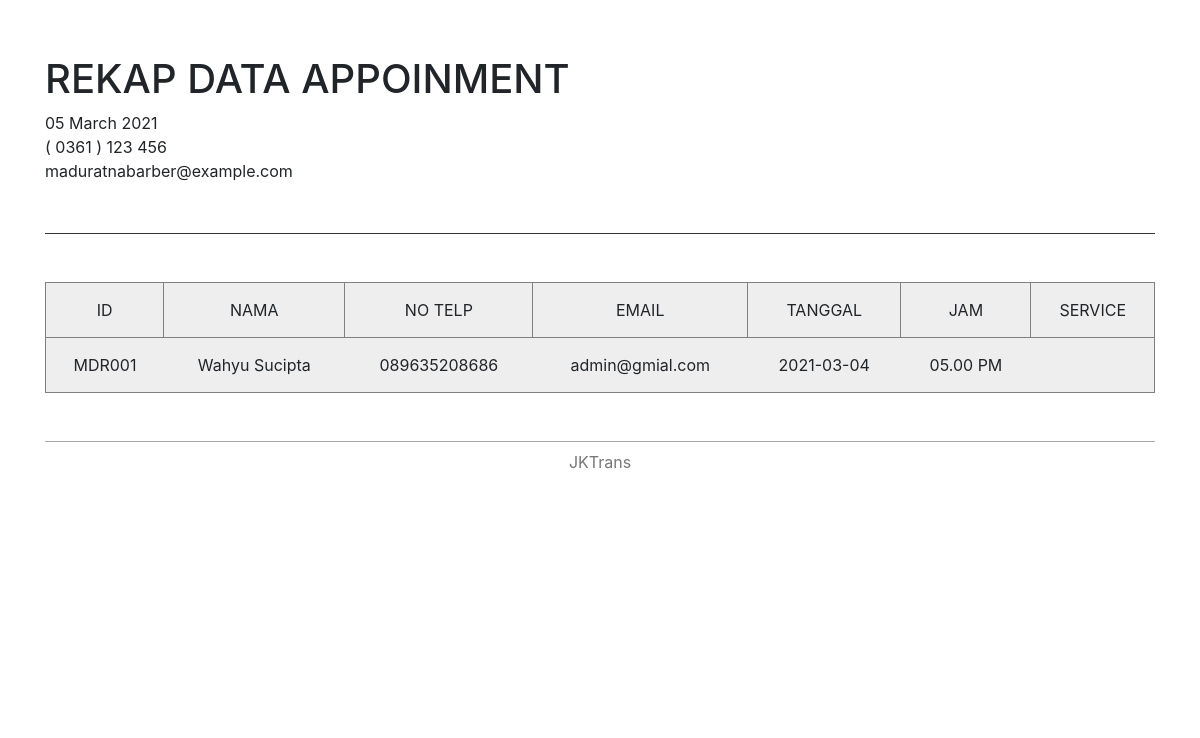
The page /admin/app/nota.php (signed in) on the database as committed earlier.
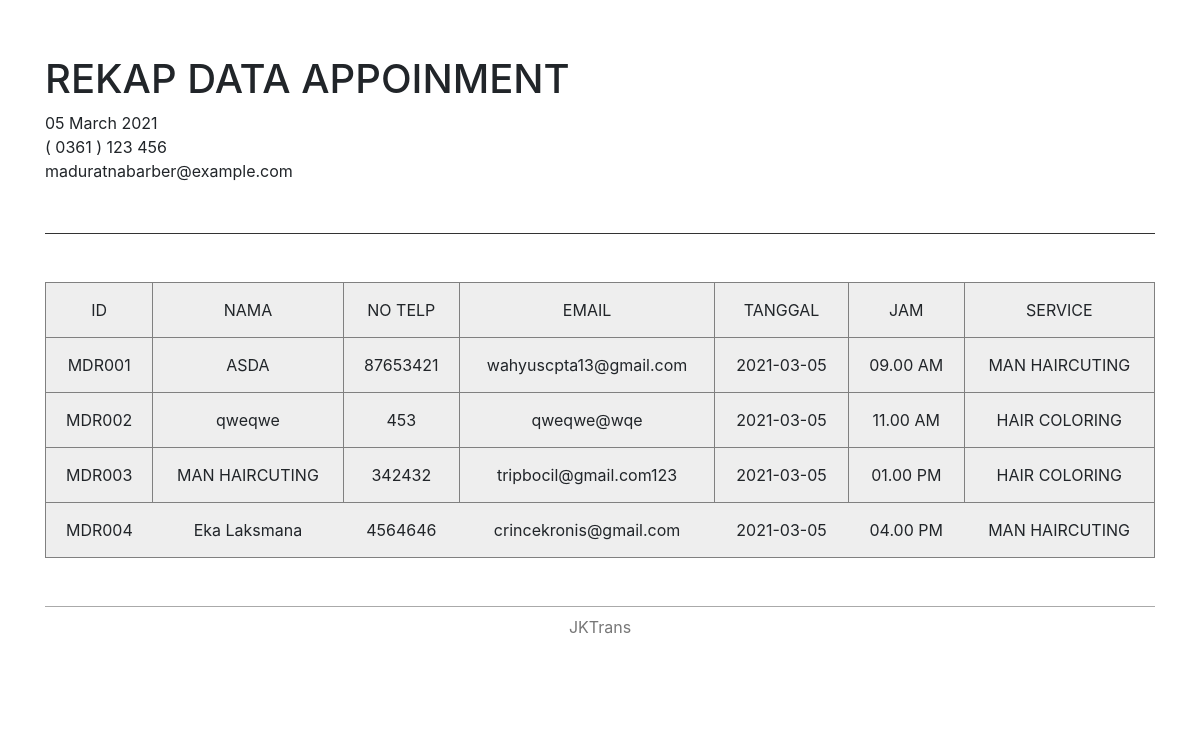
The same page on the database as committed later.
### tables this page shows
CREATE TABLE `tb_appoinment` (
  `id_appoinment` varchar(11) NOT NULL,
  `nama` varchar(50) NOT NULL,
  `notelp` varchar(12) NOT NULL,
  `email` varchar(50) NOT NULL,
  `tanggal` date NOT NULL,
  `id_jam` int(11) NOT NULL,
  `id_service` int(11) NOT NULL
);

CREATE TABLE `tb_jam` (
  `id_jam` int(11) NOT NULL,
  `jam` varchar(11) NOT NULL,
  `kategori` varchar(10) NOT NULL
);

CREATE TABLE `tb_service` (
  `id_service` int(11) NOT NULL,
  `nama` varchar(50) NOT NULL,
  `desc_service` text NOT NULL,
  `harga` double NOT NULL
);

### admin/app/nota.php (the view, shortened to what this page needs)
<?php
    require_once "../../config/conn.php";
    $sql = "SELECT * FROM tb_appoinment";
    $query = mysqli_query($conn, $sql);
?>
<!DOCTYPE html>
<html>
<head>
 <link rel="stylesheet" type="text/css" href="css/style.css">
</head>
<body>
<link href="//maxcdn.bootstrapcdn.com/bootstrap/4.1.1/css/bootstrap.min.css" rel="stylesheet" id="bootstrap-css">
<div id="invoice">
    <div class="invoice overflow-auto">
        <div style="min-width: 600px">
            <header>
                <div class="row">
                    <div class="col">
                        <h1 target="_blank" href="https://lobianijs.com">
                            REKAP DATA APPOINMENT
                        </h1>
                        <div><?= date('d F Y') ?></div>
                        <div>( 0361 ) 123 456</div>
                        <div>maduratnabarber@example.com</div>
                    </div>
                    </div>
                </div>
            <main>
                <table border="1" cellspacing="0" cellpadding="0" class="mt-5">
                    <thead>
                        <tr>
                            <th>ID</th>
                            <th>NAMA</th>
                            <th>NO TELP</th>
                            <th>EMAIL</th>
                            <th>TANGGAL</th>
                            <th>JAM</th>
                            <th>SERVICE</th>
                        </tr>
                    </thead>
                    <tbody>
                        <?php foreach ($query as $row) :
                            $id_jam = $row['id_jam'];
                            $sql_2 = mysqli_query($conn, "SELECT * FROM tb_jam WHERE id_jam = '$id_jam' ");
                            $query_2 = mysqli_fetch_assoc($sql_2);
                            $id_service = $row['id_service'];
                            $sql_3 = mysqli_query($conn, "SELECT * FROM tb_service WHERE id_service = '$id_service' ");
                            $query_3 = mysqli_fetch_assoc($sql_3);
                        ?>
                        <tr>
                            <td><?php echo $row['id_appoinment']; ?></td>
                            <td><?php echo $row['nama']; ?></td>
                            <td><?php echo $row['notelp']; ?></td>
                            <td><?php echo $row['email']; ?></td>
                            <td><?php echo $row['tanggal']; ?></td>
                            <td><?php echo $query_2['jam'] ?> <?php echo $query_2['kategori'] ?></td>
                            <td><?php echo $query_3['nama'] ?></td>
                        </tr>
                        <?php endforeach; ?>
                    </tbody>
                </table>
            <footer class="mt-5">
                JKTrans
            </footer>
        </div>
    </div>
</body>
</html>

Rows that differ between the two databases and show on the page:
changed tb_appoinment "MDR001": nama "Wahyu Sucipta" → "ASDA"; notelp "089635208686" → "87653421"; email "admin@gmial.com" → "wahyuscpta13@gmail.com"; tanggal "2021-03-04" → "2021-03-05"; id_jam.jam "05.00" → "09.00"; id_jam.kategori "PM" → "AM"; id_service.nama (not shown) → "MAN HAIRCUTING"
added tb_appoinment: id_appoinment "MDR002", nama "qweqwe", notelp "453", email "qweqwe@wqe", tanggal "2021-03-05", id_jam.jam "11.00", id_jam.kategori "AM", id_service.nama "HAIR COLORING"
added tb_appoinment: id_appoinment "MDR003", nama "MAN HAIRCUTING", notelp "342432", email "tripbocil@gmail.com123", tanggal "2021-03-05", id_jam.jam "01.00", id_jam.kategori "PM", id_service.nama "HAIR COLORING"
added tb_appoinment: id_appoinment "MDR004", nama "Eka Laksmana", notelp "4564646", email "crincekronis@gmail.com", tanggal "2021-03-05", id_jam.jam "04.00", id_jam.kategori "PM", id_service.nama "MAN HAIRCUTING"
